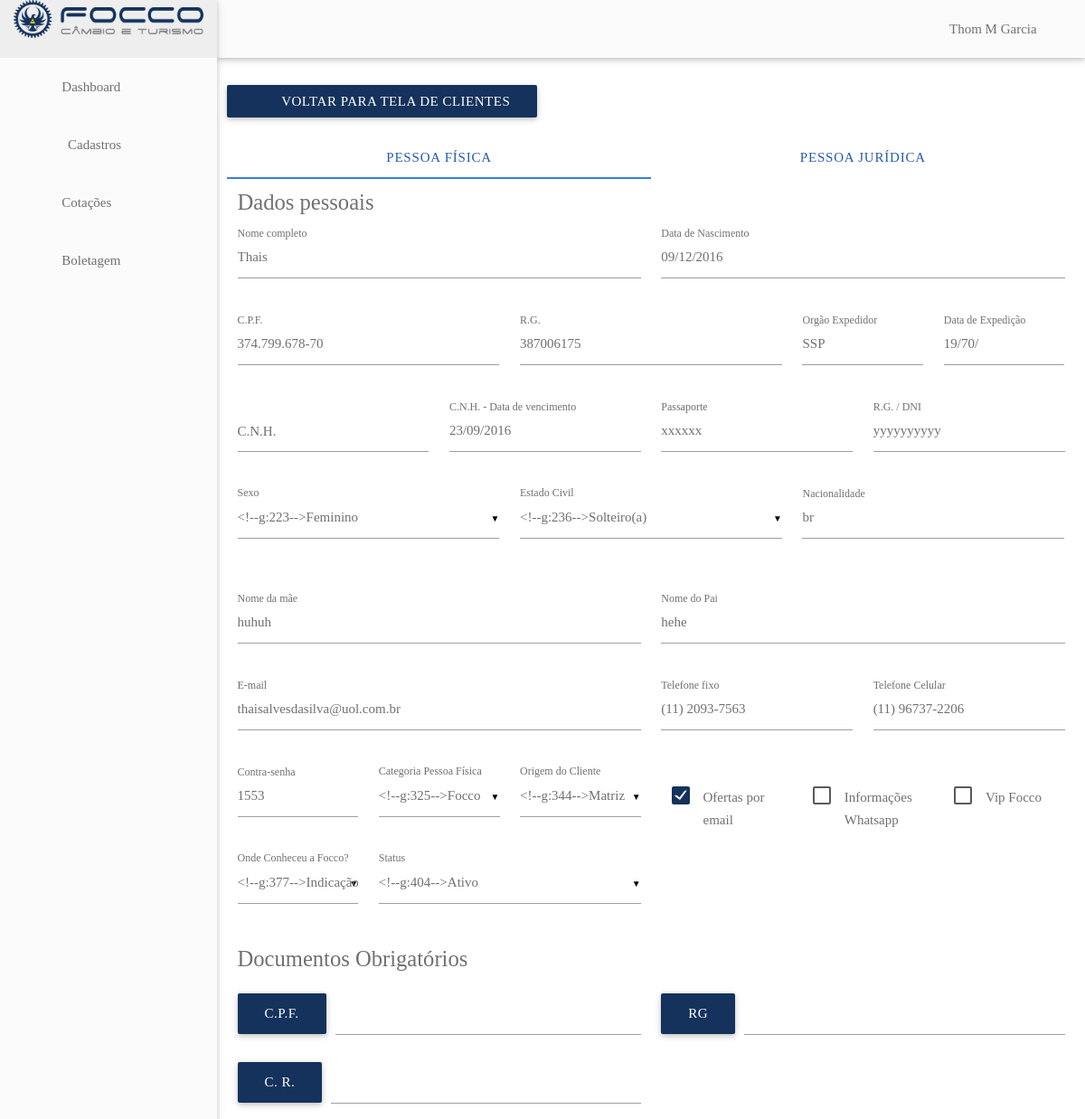
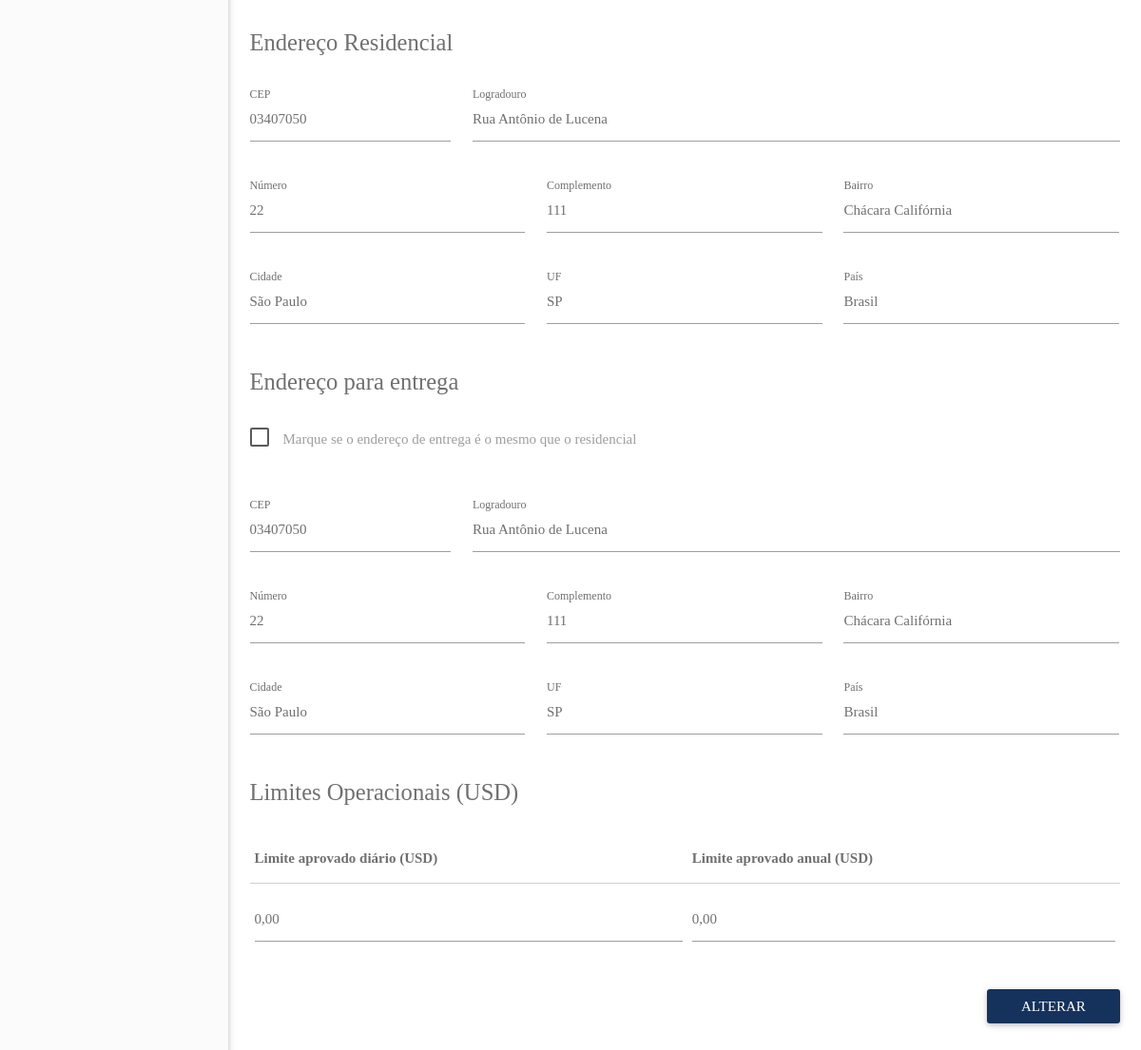
/dashboard/clientes/alterar.php?clienteId=18 (signed in), run on the app's committed database (2 pictures, top to bottom).
### tables this page shows
CREATE TABLE `clientes` (
  `id` int(11) NOT NULL,
  `categoria` int(11) DEFAULT NULL,
  `razaoSocial` varchar(255) DEFAULT NULL,
  `tipoPessoa` char(1) DEFAULT NULL,
  `cpfCnpj` varchar(14) DEFAULT NULL,
  `dataNascimentoAbertura` datetime DEFAULT NULL,
  `inscricaoMunicipal` varchar(50) DEFAULT NULL,
  `rgInscricaoEstadual` varchar(50) DEFAULT NULL,
  `rgOrgaoExpedidor` varchar(50) DEFAULT NULL,
  `rgDataExpedicao` datetime DEFAULT NULL,
  `sexo` char(1) DEFAULT NULL,
  `nacionalidade` varchar(100) DEFAULT NULL,
  `estadoCivil` int(11) DEFAULT NULL,
  `nomeConjuge` varchar(255) DEFAULT NULL,
  `dataNascimentoConjuge` datetime DEFAULT NULL,
  `nomeMae` varchar(255) DEFAULT NULL,
  `nomePai` varchar(255) DEFAULT NULL,
  `email` varchar(255) DEFAULT NULL,
  `telFixo` varchar(20) DEFAULT NULL,
  `telCelular` varchar(20) DEFAULT NULL,
  `contraSenha` varchar(255) DEFAULT NULL,
  `observacoes` varchar(1000) DEFAULT NULL,
  `ofertasPorEmail` bit(1) DEFAULT NULL,
  `infoWhatsapp` bit(1) DEFAULT NULL,
  `dataCadastro` datetime DEFAULT NULL,
  `dataModificacao` datetime DEFAULT NULL,
  `passaporte` varchar(25) DEFAULT NULL,
  `rgDni` varchar(50) DEFAULT NULL,
  `origem` int(11) DEFAULT NULL,
  `vip` bit(1) DEFAULT NULL,
  `limiteOperacionalDia` decimal(10,2) DEFAULT NULL,
  `limiteOperacionalAno` decimal(10,2) DEFAULT NULL,
  `ativo` bit(1) DEFAULT 1,
  `bloqueado` bit(1) DEFAULT 0,
  `motivoBloqueio` int(11) DEFAULT NULL,
  `ondeConheceu` int(11) DEFAULT NULL,
  `ondeSoube` varchar(255) DEFAULT NULL,
  `cnh` varchar(20) DEFAULT NULL,
  `cnhDataValidade` datetime DEFAULT NULL


);

CREATE TABLE `enderecoscliente` (
  `id` int(11) NOT NULL,
  `clienteId` int(11) DEFAULT NULL,
  `tipo` int(11) DEFAULT NULL,
  `cep` varchar(50) DEFAULT NULL,
  `endereco` varchar(255) DEFAULT NULL,
  `numero` varchar(20) DEFAULT NULL,
  `complemento` varchar(100) DEFAULT NULL,
  `bairro` varchar(100) DEFAULT NULL,
  `municipioId` int(11) DEFAULT NULL,
  `estadoId` int(11) DEFAULT NULL,
  `paisId` int(11) DEFAULT NULL,
  `cidade` varchar(100) DEFAULT NULL,
  `estado` varchar(100) DEFAULT NULL,
  `pais` varchar(100) DEFAULT NULL
);

### dashboard/clientes/alterar.php (the view, shortened to what the rows shown need)
<?php
include "../core/database.php";
include "../includes/header.php";
$sql_query = sprintf("SELECT * FROM clientes WHERE id = %s", $_GET['clienteId']);
$result = mysqli_query($conn, $sql_query);
$rows = array();
while($row = mysqli_fetch_array($result)) $rows[] = $row;
foreach($rows as $r){
  $nome = $r['razaoSocial'];
  $cpfCnpj = $r['cpfCnpj'];
  $dataNascimentoAbertura = $r['dataNascimentoAbertura'];
  $rgInscricaoEstadual = $r['rgInscricaoEstadual'];
  $rgOrgaoExpedidor = $r['rgOrgaoExpedidor'];
  $nacionalidade = $r['nacionalidade'];
  $nomeMae = $r['nomeMae'];
  $nomePai = $r['nomePai'];
  $email = $r['email'];
  $telFixo = $r['telFixo'];
  $telCelular = $r['telCelular'];
  $contraSenha = $r['contraSenha'];
  $passaporte = $r['passaporte'];
  $rgDni = $r['rgDni'];
}
?>
<main>
  <div class="row">
    <div id="div-pf" class="col s12">
      <form action="alterarPost.php" method="POST" class="form-group form-alterar-cliente" id="form-alterar-cliente-pf" enctype="multipart/form-data">
        <div class="row">
          <div class="row">
            <div class="input-field col s6">
              <input id="razaoSocial" name="razaoSocial" type="text" required value= <?php echo $nome ?> />
              <label for="razaoSocial">Nome completo</label>
            </div>
            <div class="input-field col s6">
              <input id="dataNascimento" name="dataNascimento" type="text" class="datepicker" required value= <?php echo date_format(new DateTime($dataNascimentoAbertura), 'd/m/Y'); ?> />
              <label for="dataNascimento">Data de Nascimento</label>
            </div>
          </div>
          <div class="row">
            <div class="input-field col s4">
              <input id="cpfCnpj" name="cpfCnpj" type="text" pattern="\d{3}\.\d{3}\.\d{3}-\d{2}" required value= <?php echo $cpfCnpj ?> />
              <label for="cpfCnpj">C.P.F.</label>
            </div>
            <div class="input-field col s4">
              <input id="rg" name="rg" type="text" required value= <?php echo $rgInscricaoEstadual ?> />
              <label for="rg">R.G.</label>
            </div>
            <div class="input-field col s2">
              <input id="rgOrgaoExpedidor" name="rgOrgaoExpedidor" type="text" required value= <?php echo $rgOrgaoExpedidor ?> />
              <label for="rgOrgaoExpedidor">Orgão Expedidor</label>
            </div>
          </div>
          <div class="row">
            <div class="input-field col s3">
              <input id="numPassaporte" name="numPassaporte" type="text" value= <?php echo $passaporte ?> >
              <label for="numPassaporte">Passaporte</label>
            </div>
            <div class="input-field col s3">
              <input id="rgDni" name="rgDni" type="text" value= <?php echo $rgDni ?> >
              <label for="rgDni">R.G. / DNI</label>
            </div>
          </div>
          <div class="row">
            <div class="input-field col s4">
              <input id="nacionalidade" name="nacionalidade" type="text" required value= <?php echo $nacionalidade ?> >
              <label for="nacionalidade">Nacionalidade</label>
            </div>
          </div>
          <div class="row">
            <div class="input-field col s6">
              <input id="nomeMae" name="nomeMae" type="text" required value='<?php echo $nomeMae ?>'>
              <label for="nomeMae">Nome da mãe</label>
            </div>
            <div class="input-field col s6">
              <input id="nomePai" name="nomePai" type="text" required value='<?php echo $nomePai ?>'>
              <label for="nomePai">Nome do Pai</label>
            </div>
          </div>
          <div class="row">
            <div class="input-field col s6">
              <input id="email" name="email" type="email" required value='<?php echo $email ?>'>
              <label for="email">E-mail</label>
            </div>
            <div class="input-field col s3">
              <input id="telFixo" name="telFixo" class="telefone" required  type="tel" value='<?php echo $telFixo ?>'>
              <label for="telFixo">Telefone fixo</label>
            </div>
            <div class="input-field col s3">
              <input id="telCelular" name="telCelular" class="telefone" required type="tel" value='<?php echo $telCelular ?>' >
              <label for="telCelular">Telefone Celular</label>
            </div>
          </div>
          <div class="row">
            <div class="input-field col s2">
              <input id="contraSenha" name="contraSenha" type="text" value= <?php echo $contraSenha ?>>
              <label for="contraSenha">Contra-senha</label>
            </div>
          </div>
          <?php
          $sql_query = sprintf("SELECT * FROM enderecoscliente WHERE clienteId = %s and tipo = %s", $_GET['clienteId'], 1);
          $result = mysqli_query($conn, $sql_query);
          $rows = array();
          while($row = mysqli_fetch_array($result)) $rows[] = $row;
          $cep = "";
          $endereco = "";
          $numero = "";
          $complemento = "";
          $bairro = "";
          $cidade = "";
          $estado = "";
          $pais = "";
          foreach($rows as $r){
            $cep = $r['cep'];
            $endereco = $r['endereco'];
            $numero = $r['numero'];
            $complemento = $r['complemento'];
            $bairro = $r['bairro'];
            $cidade = $r['cidade'];
            $estado = $r['estado'];
            $pais = $r['pais'];
          }
          ?>
         <div class="row">
          <div class="input-field col s3">
            <input id="cep-residencial" name="cep-residencial" type="text" required value='<?php echo $cep ?>' >
            <label for="cep-residencial">CEP</label>
          </div>
          <div class="input-field col s9">
            <input id="logradouro-residencial" name="logradouro-residencial" type="text" required value='<?php echo $endereco ?>' >
            <label for="logradouro-residencial">Logradouro</label>
          </div>
        </div>
        <div class="row">
          <div class="input-field col s4">
            <input id="numero-residencial" name="numero-residencial" type="text" required value='<?php echo $numero ?>'>
            <label for="numero-residencial">Número</label>
          </div>
          <div class="input-field col s4">
            <input id="complemento-residencial" name="complemento-residencial" type="text" value='<?php echo $complemento ?>'>
            <label for="complemento-residencial">Complemento</label>
          </div>
          <div class="input-field col s4">
            <input id="bairro-residencial" name="bairro-residencial" type="text" required value='<?php echo $bairro ?>'>
            <label for="bairro-residencial">Bairro</label>
          </div>
        </div>
        <div class="row">
          <div class="input-field col s4">
            <input id="cidade-residencial" name="cidade-residencial" type="text" required value='<?php echo $cidade ?>'>
            <label for="cidade-residencial">Cidade</label>
          </div>
          <div class="input-field col s4" >
            <input id="UF-residencial" name="UF-residencial" type="text" required value='<?php echo $estado ?>'>
            <label for="UF-residencial">UF</label>
          </div>
          <div class="input-field col s4">
            <input id="pais-residencial" name="pais-residencial" type="text" required value='<?php echo $pais ?>'>
            <label for="pais-residencial">País</label>
          </div>
        </div>
        <?php
        $sql_query = sprintf("SELECT * FROM enderecoscliente WHERE clienteId = %s and tipo = %s", $_GET['clienteId'], 2);
        $result = mysqli_query($conn, $sql_query);
        $rows = array();
        while($row = mysqli_fetch_array($result)) $rows[] = $row;
        foreach($rows as $r){
          $cep = $r['cep'];
          $endereco = $r['endereco'];
          $numero = $r['numero'];
          $complemento = $r['complemento'];
          $bairro = $r['bairro'];
          $cidade = $r['cidade'];
          $estado = $r['estado'];
          $pais = $r['pais'];
        }
        ?>
      <div id="div-endereco-entrega">
       <div class="row">
        <div class="input-field col s3">
          <input id="cep-entrega" name="cep-entrega" type="text" value='<?php echo $cep ?>'>
          <label for="cep-entrega">CEP</label>
        </div>
        <div class="input-field col s9">
          <input id="logradouro-entrega" name="logradouro-entrega" type="text" value='<?php echo $endereco ?>'>
          <label for="logradouro-entrega">Logradouro</label>
        </div>
      </div>
      <div class="row">
        <div class="input-field col s4">
          <input id="numero-entrega" name="numero-entrega" type="text" value='<?php echo $numero ?>'>
          <label for="numero-entrega">Número</label>
        </div>
        <div class="input-field col s4">
          <input id="complemento-entrega" name="complemento-entrega" type="text" value='<?php echo $complemento ?>'>
          <label for="complemento-entrega">Complemento</label>
        </div>
        <div class="input-field col s4">
          <input id="bairro-entrega" name="bairro-entrega" type="text" value='<?php echo $bairro ?>'>
          <label for="bairro-entrega">Bairro</label>
        </div>
      </div>
      <div class="row">
        <div class="input-field col s4">
          <input id="cidade-entrega" name="cidade-entrega" type="text" value='<?php echo $cidade ?>'>
          <label for="cidade-entrega">Cidade</label>
        </div>
        <div class="input-field col s4">
          <input id="UF-entrega" name="UF-entrega" type="text" value='<?php echo $estado ?>'>
          <label for="UF-entrega">UF</label>
        </div>
        <div class="input-field col s4">
          <input id="pais-entrega" name="pais-entrega" type="text" value='<?php echo $pais ?>'>
          <label for="pais-entrega">País</label>
        </div>
      </div>
    </div>
   <div class="row">
    <div class="col s12">
      <table class="responsive-table">
        <thead>
          <tr>
            <th>Limite aprovado diário (USD)</th>
            <th>Limite aprovado anual (USD)</th>
          </tr>
        </thead>
          </table>
        </div>
      </div>
    </div>
  </form>
</div>
</div>
</main>
<?php
include "../includes/footer.php";
?>

### data on the page
clientes: razaoSocial "Thais", dataNascimento "09/12/2016", cpfCnpj "374.799.678-70", rg "387006175", rgOrgaoExpedidor "SSP", numPassaporte "xxxxxx", rgDni "yyyyyyyyyy", nacionalidade "br", nomeMae "huhuh", nomePai "hehe", email "thaisalvesdasilva@uol.com.br", telFixo "(11) 2093-7563", telCelular "(11) 96737-2206", contraSenha "1553"
enderecoscliente: cep-residencial "03407050", logradouro-residencial "Rua Antônio de Lucena", numero-residencial "22", complemento-residencial "111", bairro-residencial "Chácara Califórnia", cidade-residencial "São Paulo", UF-residencial "SP", pais-residencial "Brasil"
enderecoscliente: cep-entrega "03407050", logradouro-entrega "Rua Antônio de Lucena", numero-entrega "22", complemento-entrega "111", bairro-entrega "Chácara Califórnia", cidade-entrega "São Paulo", UF-entrega "SP", pais-entrega "Brasil"

### other printed values
$_SESSION['currentUser']['nome'] "Thom M Garcia"
